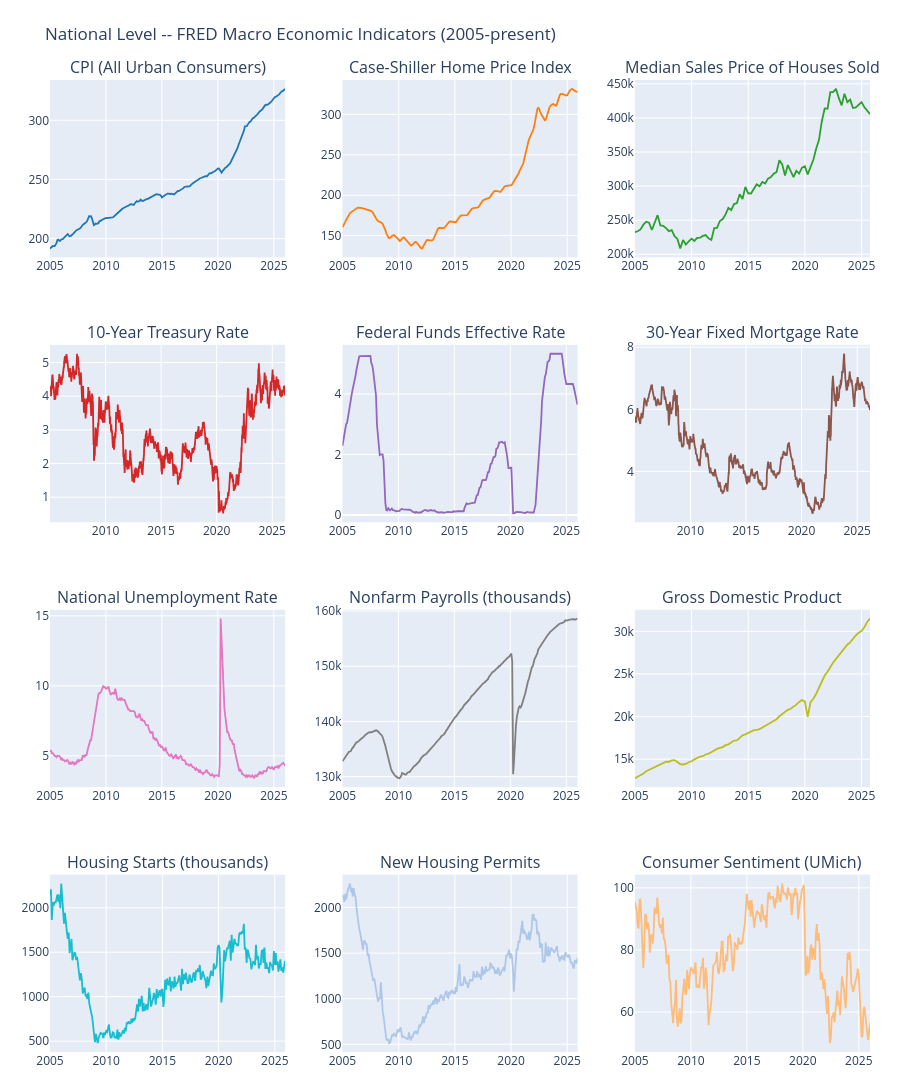

Source (notebook cell):
### Code cell
# ---- Viz: FRED National Macro Indicators -- Timeline (2005-present) ----
if len(df_fred_national) > 0:
    avail = [s for s in FRED_SERIES_MAP if s in df_fred_national.columns]
    n_cols = 3
    n_rows = (len(avail) + n_cols - 1) // n_cols
    fig_fred = make_subplots(
        rows=n_rows, cols=n_cols,
        subplot_titles=[FRED_SERIES_MAP[s] for s in avail],
        vertical_spacing=0.09, horizontal_spacing=0.07,
    )
    palette = [
        "#1f77b4", "#ff7f0e", "#2ca02c", "#d62728",
        "#9467bd", "#8c564b", "#e377c2", "#7f7f7f",
        "#bcbd22", "#17becf", "#aec7e8", "#ffbb78",
    ]
    for idx, sid in enumerate(avail):
        r = idx // n_cols + 1
        c = idx % n_cols + 1
        vals = df_fred_national[["date", sid]].dropna()
        fig_fred.add_trace(
            go.Scatter(
                x=vals["date"], y=vals[sid],
                name=FRED_SERIES_MAP[sid],
                line=dict(color=palette[idx % len(palette)], width=1.8),
                showlegend=False,
            ),
            row=r, col=c,
        )
    fig_fred.update_layout(
        title="National Level -- FRED Macro Economic Indicators (2005-present)",
        height=280 * n_rows, margin=dict(l=50, r=30, t=80, b=40),
    )
    fig_fred.show()
else:
    print("No FRED data to plot")

### Figure 1 — Plotly figure (JSON) as saved in the notebook; plotly's stock layout.template omitted (floating-point values rounded to 4 significant figures; data arrays with more than 128 entries replaced by an {"elided": "..."} marker saying what was removed)
{"data": [{"line": {"color": "#1f77b4", "width": 1.8}, "name": "CPI (All Urban Consumers)", "showlegend": false, "type": "scatter", "x": {"elided": "252 str values"}, "xaxis": "x", "y": {"elided": "252 float values"}, "yaxis": "y"}, {"line": {"color": "#ff7f0e", "width": 1.8}, "name": "Case-Shiller Home Price Index", "showlegend": false, "type": "scatter", "x": {"elided": "252 str values"}, "xaxis": "x2", "y": {"elided": "252 float values"}, "yaxis": "y2"}, {"line": {"color": "#2ca02c", "width": 1.8}, "name": "Median Sales Price of Houses Sold", "showlegend": false, "type": "scatter", "x": ["2005-01-01T00:00:00", "2005-04-01T00:00:00", "2005-07-01T00:00:00", "2005-10-01T00:00:00", "2006-01-01T00:00:00", "2006-04-01T00:00:00", "2006-07-01T00:00:00", "2006-10-01T00:00:00", "2007-01-01T00:00:00", "2007-04-01T00:00:00", "2007-07-01T00:00:00", "2007-10-01T00:00:00", "2008-01-01T00:00:00", "2008-04-01T00:00:00", "2008-07-01T00:00:00", "2008-10-01T00:00:00", "2009-01-01T00:00:00", "2009-04-01T00:00:00", "2009-07-01T00:00:00", "2009-10-01T00:00:00", "2010-01-01T00:00:00", "2010-04-01T00:00:00", "2010-07-01T00:00:00", "2010-10-01T00:00:00", "2011-01-01T00:00:00", "2011-04-01T00:00:00", "2011-07-01T00:00:00", "2011-10-01T00:00:00", "2012-01-01T00:00:00", "2012-04-01T00:00:00", "2012-07-01T00:00:00", "2012-10-01T00:00:00", "2013-01-01T00:00:00", "2013-04-01T00:00:00", "2013-07-01T00:00:00", "2013-10-01T00:00:00", "2014-01-01T00:00:00", "2014-04-01T00:00:00", "2014-07-01T00:00:00", "2014-10-01T00:00:00", "2015-01-01T00:00:00", "2015-04-01T00:00:00", "2015-07-01T00:00:00", "2015-10-01T00:00:00", "2016-01-01T00:00:00", "2016-04-01T00:00:00", "2016-07-01T00:00:00", "2016-10-01T00:00:00", "2017-01-01T00:00:00", "2017-04-01T00:00:00", "2017-07-01T00:00:00", "2017-10-01T00:00:00", "2018-01-01T00:00:00", "2018-04-01T00:00:00", "2018-07-01T00:00:00", "2018-10-01T00:00:00", "2019-01-01T00:00:00", "2019-04-01T00:00:00", "2019-07-01T00:00:00", "2019-10-01T00:00:00", "2020-01-01T00:00:00", "2020-04-01T00:00:00", "2020-07-01T00:00:00", "2020-10-01T00:00:00", "2021-01-01T00:00:00", "2021-04-01T00:00:00", "2021-07-01T00:00:00", "2021-10-01T00:00:00", "2022-01-01T00:00:00", "2022-04-01T00:00:00", "2022-07-01T00:00:00", "2022-10-01T00:00:00", "2023-01-01T00:00:00", "2023-04-01T00:00:00", "2023-07-01T00:00:00", "2023-10-01T00:00:00", "2024-01-01T00:00:00", "2024-04-01T00:00:00", "2024-07-01T00:00:00", "2024-10-01T00:00:00", "2025-01-01T00:00:00", "2025-04-01T00:00:00", "2025-07-01T00:00:00", "2025-10-01T00:00:00"], "xaxis": "x3", "y": [232500.0, 233700.0, 236400.0, 243600.0, 247700.0, 246300.0, 235600.0, 245400.0, 257400.0, 242200.0, 241800.0, 238400.0, 233900.0, 235300.0, 226500.0, 222500.0, 208400.0, 220900.0, 214300.0, 219000.0, 222900.0, 219500.0, 224100.0, 224300.0, 226900.0, 228100.0, 223500.0, 221100.0, 238400.0, 238700.0, 248800.0, 251700.0, 258400.0, 268100.0, 264800.0, 273600.0, 275200.0, 288000.0, 281000.0, 298900.0, 289200.0, 289100.0, 295800.0, 302500.0, 299800.0, 306000.0, 303800.0, 310900.0, 313100.0, 318200.0, 320500.0, 337900.0, 331800.0, 315600.0, 330900.0, 322800.0, 313000.0, 322500.0, 318400.0, 327100.0, 329000.0, 317100.0, 327900.0, 338600.0, 355000.0, 367800.0, 395200.0, 414000.0, 413500.0, 437700.0, 438000.0, 442600.0, 429000.0, 418500.0, 435400.0, 423200.0, 426800.0, 414500.0, 415300.0, 419300.0, 423100.0, 416100.0, 410100.0, 405300.0], "yaxis": "y3"}, {"line": {"color": "#d62728", "width": 1.8}, "name": "10-Year Treasury Rate", "showlegend": false, "type": "scatter", "x": {"elided": "5291 str values"}, "xaxis": "x4", "y": {"elided": "5291 float values"}, "yaxis": "y4"}, {"line": {"color": "#9467bd", "width": 1.8}, "name": "Federal Funds Effective Rate", "showlegend": false, "type": "scatter", "x": {"elided": "253 str values"}, "xaxis": "x5", "y": {"elided": "253 float values"}, "yaxis": "y5"}, {"line": {"color": "#8c564b", "width": 1.8}, "name": "30-Year Fixed Mortgage Rate", "showlegend": false, "type": "scatter", "x": {"elided": "1104 str values"}, "xaxis": "x6", "y": {"elided": "1104 float values"}, "yaxis": "y6"}, {"line": {"color": "#e377c2", "width": 1.8}, "name": "National Unemployment Rate", "showlegend": false, "type": "scatter", "x": {"elided": "252 str values"}, "xaxis": "x7", "y": {"elided": "252 float values"}, "yaxis": "y7"}, {"line": {"color": "#7f7f7f", "width": 1.8}, "name": "Nonfarm Payrolls (thousands)", "showlegend": false, "type": "scatter", "x": {"elided": "253 str values"}, "xaxis": "x8", "y": {"elided": "253 float values"}, "yaxis": "y8"}, {"line": {"color": "#bcbd22", "width": 1.8}, "name": "Gross Domestic Product", "showlegend": false, "type": "scatter", "x": ["2005-01-01T00:00:00", "2005-04-01T00:00:00", "2005-07-01T00:00:00", "2005-10-01T00:00:00", "2006-01-01T00:00:00", "2006-04-01T00:00:00", "2006-07-01T00:00:00", "2006-10-01T00:00:00", "2007-01-01T00:00:00", "2007-04-01T00:00:00", "2007-07-01T00:00:00", "2007-10-01T00:00:00", "2008-01-01T00:00:00", "2008-04-01T00:00:00", "2008-07-01T00:00:00", "2008-10-01T00:00:00", "2009-01-01T00:00:00", "2009-04-01T00:00:00", "2009-07-01T00:00:00", "2009-10-01T00:00:00", "2010-01-01T00:00:00", "2010-04-01T00:00:00", "2010-07-01T00:00:00", "2010-10-01T00:00:00", "2011-01-01T00:00:00", "2011-04-01T00:00:00", "2011-07-01T00:00:00", "2011-10-01T00:00:00", "2012-01-01T00:00:00", "2012-04-01T00:00:00", "2012-07-01T00:00:00", "2012-10-01T00:00:00", "2013-01-01T00:00:00", "2013-04-01T00:00:00", "2013-07-01T00:00:00", "2013-10-01T00:00:00", "2014-01-01T00:00:00", "2014-04-01T00:00:00", "2014-07-01T00:00:00", "2014-10-01T00:00:00", "2015-01-01T00:00:00", "2015-04-01T00:00:00", "2015-07-01T00:00:00", "2015-10-01T00:00:00", "2016-01-01T00:00:00", "2016-04-01T00:00:00", "2016-07-01T00:00:00", "2016-10-01T00:00:00", "2017-01-01T00:00:00", "2017-04-01T00:00:00", "2017-07-01T00:00:00", "2017-10-01T00:00:00", "2018-01-01T00:00:00", "2018-04-01T00:00:00", "2018-07-01T00:00:00", "2018-10-01T00:00:00", "2019-01-01T00:00:00", "2019-04-01T00:00:00", "2019-07-01T00:00:00", "2019-10-01T00:00:00", "2020-01-01T00:00:00", "2020-04-01T00:00:00", "2020-07-01T00:00:00", "2020-10-01T00:00:00", "2021-01-01T00:00:00", "2021-04-01T00:00:00", "2021-07-01T00:00:00", "2021-10-01T00:00:00", "2022-01-01T00:00:00", "2022-04-01T00:00:00", "2022-07-01T00:00:00", "2022-10-01T00:00:00", "2023-01-01T00:00:00", "2023-04-01T00:00:00", "2023-07-01T00:00:00", "2023-10-01T00:00:00", "2024-01-01T00:00:00", "2024-04-01T00:00:00", "2024-07-01T00:00:00", "2024-10-01T00:00:00", "2025-01-01T00:00:00", "2025-04-01T00:00:00", "2025-07-01T00:00:00", "2025-10-01T00:00:00"], "xaxis": "x9", "y": [12770.0, 12920.0, 13140.0, 13320.0, 13600.0, 13750.0, 13870.0, 14040.0, 14220.0, 14400.0, 14560.0, 14720.0, 14710.0, 14870.0, 14900.0, 14610.0, 14430.0, 14380.0, 14450.0, 14650.0, 14760.0, 14980.0, 15140.0, 15310.0, 15350.0, 15560.0, 15650.0, 15840.0, 16070.0, 16210.0, 16320.0, 16420.0, 16650.0, 16730.0, 16950.0, 17190.0, 17200.0, 17520.0, 17800.0, 17910.0, 18060.0, 18280.0, 18400.0, 18440.0, 18530.0, 18710.0, 18890.0, 19090.0, 19280.0, 19440.0, 19690.0, 20040.0, 20330.0, 20580.0, 20800.0, 20920.0, 21110.0, 21400.0, 21720.0, 21930.0, 21750.0, 19960.0, 21700.0, 22090.0, 22680.0, 23430.0, 23980.0, 24810.0, 25250.0, 25860.0, 26340.0, 26770.0, 27220.0, 27530.0, 28070.0, 28420.0, 28710.0, 29150.0, 29510.0, 29830.0, 30040.0, 30490.0, 31100.0, 31490.0], "yaxis": "y9"}, {"line": {"color": "#17becf", "width": 1.8}, "name": "Housing Starts (thousands)", "showlegend": false, "type": "scatter", "x": {"elided": "252 str values"}, "xaxis": "x10", "y": {"elided": "252 float values"}, "yaxis": "y10"}, {"line": {"color": "#aec7e8", "width": 1.8}, "name": "New Housing Permits", "showlegend": false, "type": "scatter", "x": {"elided": "252 str values"}, "xaxis": "x11", "y": {"elided": "252 float values"}, "yaxis": "y11"}, {"line": {"color": "#ffbb78", "width": 1.8}, "name": "Consumer Sentiment (UMich)", "showlegend": false, "type": "scatter", "x": {"elided": "253 str values"}, "xaxis": "x12", "y": {"elided": "253 float values"}, "yaxis": "y12"}], "layout": {"annotations": [{"font": {"size": 16}, "showarrow": false, "text": "CPI (All Urban Consumers)", "x": 0.1433, "xanchor": "center", "xref": "paper", "y": 1, "yanchor": "bottom", "yref": "paper"}, {"font": {"size": 16}, "showarrow": false, "text": "Case-Shiller Home Price Index", "x": 0.5, "xanchor": "center", "xref": "paper", "y": 1, "yanchor": "bottom", "yref": "paper"}, {"font": {"size": 16}, "showarrow": false, "text": "Median Sales Price of Houses Sold", "x": 0.8567, "xanchor": "center", "xref": "paper", "y": 1, "yanchor": "bottom", "yref": "paper"}, {"font": {"size": 16}, "showarrow": false, "text": "10-Year Treasury Rate", "x": 0.1433, "xanchor": "center", "xref": "paper", "y": 0.7275, "yanchor": "bottom", "yref": "paper"}, {"font": {"size": 16}, "showarrow": false, "text": "Federal Funds Effective Rate", "x": 0.5, "xanchor": "center", "xref": "paper", "y": 0.7275, "yanchor": "bottom", "yref": "paper"}, {"font": {"size": 16}, "showarrow": false, "text": "30-Year Fixed Mortgage Rate", "x": 0.8567, "xanchor": "center", "xref": "paper", "y": 0.7275, "yanchor": "bottom", "yref": "paper"}, {"font": {"size": 16}, "showarrow": false, "text": "National Unemployment Rate", "x": 0.1433, "xanchor": "center", "xref": "paper", "y": 0.455, "yanchor": "bottom", "yref": "paper"}, {"font": {"size": 16}, "showarrow": false, "text": "Nonfarm Payrolls (thousands)", "x": 0.5, "xanchor": "center", "xref": "paper", "y": 0.455, "yanchor": "bottom", "yref": "paper"}, {"font": {"size": 16}, "showarrow": false, "text": "Gross Domestic Product", "x": 0.8567, "xanchor": "center", "xref": "paper", "y": 0.455, "yanchor": "bottom", "yref": "paper"}, {"font": {"size": 16}, "showarrow": false, "text": "Housing Starts (thousands)", "x": 0.1433, "xanchor": "center", "xref": "paper", "y": 0.1825, "yanchor": "bottom", "yref": "paper"}, {"font": {"size": 16}, "showarrow": false, "text": "New Housing Permits", "x": 0.5, "xanchor": "center", "xref": "paper", "y": 0.1825, "yanchor": "bottom", "yref": "paper"}, {"font": {"size": 16}, "showarrow": false, "text": "Consumer Sentiment (UMich)", "x": 0.8567, "xanchor": "center", "xref": "paper", "y": 0.1825, "yanchor": "bottom", "yref": "paper"}], "height": 1120, "margin": {"b": 40, "l": 50, "r": 30, "t": 80}, "title": {"text": "National Level -- FRED Macro Economic Indicators (2005-present)"}, "xaxis": {"anchor": "y", "domain": [0, 0.2867]}, "xaxis10": {"anchor": "y10", "domain": [0, 0.2867]}, "xaxis11": {"anchor": "y11", "domain": [0.3567, 0.6433]}, "xaxis12": {"anchor": "y12", "domain": [0.7133, 1]}, "xaxis2": {"anchor": "y2", "domain": [0.3567, 0.6433]}, "xaxis3": {"anchor": "y3", "domain": [0.7133, 1]}, "xaxis4": {"anchor": "y4", "domain": [0, 0.2867]}, "xaxis5": {"anchor": "y5", "domain": [0.3567, 0.6433]}, "xaxis6": {"anchor": "y6", "domain": [0.7133, 1]}, "xaxis7": {"anchor": "y7", "domain": [0, 0.2867]}, "xaxis8": {"anchor": "y8", "domain": [0.3567, 0.6433]}, "xaxis9": {"anchor": "y9", "domain": [0.7133, 1]}, "yaxis": {"anchor": "x", "domain": [0.8175, 1]}, "yaxis10": {"anchor": "x10", "domain": [0, 0.1825]}, "yaxis11": {"anchor": "x11", "domain": [0, 0.1825]}, "yaxis12": {"anchor": "x12", "domain": [0, 0.1825]}, "yaxis2": {"anchor": "x2", "domain": [0.8175, 1]}, "yaxis3": {"anchor": "x3", "domain": [0.8175, 1]}, "yaxis4": {"anchor": "x4", "domain": [0.545, 0.7275]}, "yaxis5": {"anchor": "x5", "domain": [0.545, 0.7275]}, "yaxis6": {"anchor": "x6", "domain": [0.545, 0.7275]}, "yaxis7": {"anchor": "x7", "domain": [0.2725, 0.455]}, "yaxis8": {"anchor": "x8", "domain": [0.2725, 0.455]}, "yaxis9": {"anchor": "x9", "domain": [0.2725, 0.455]}}}
